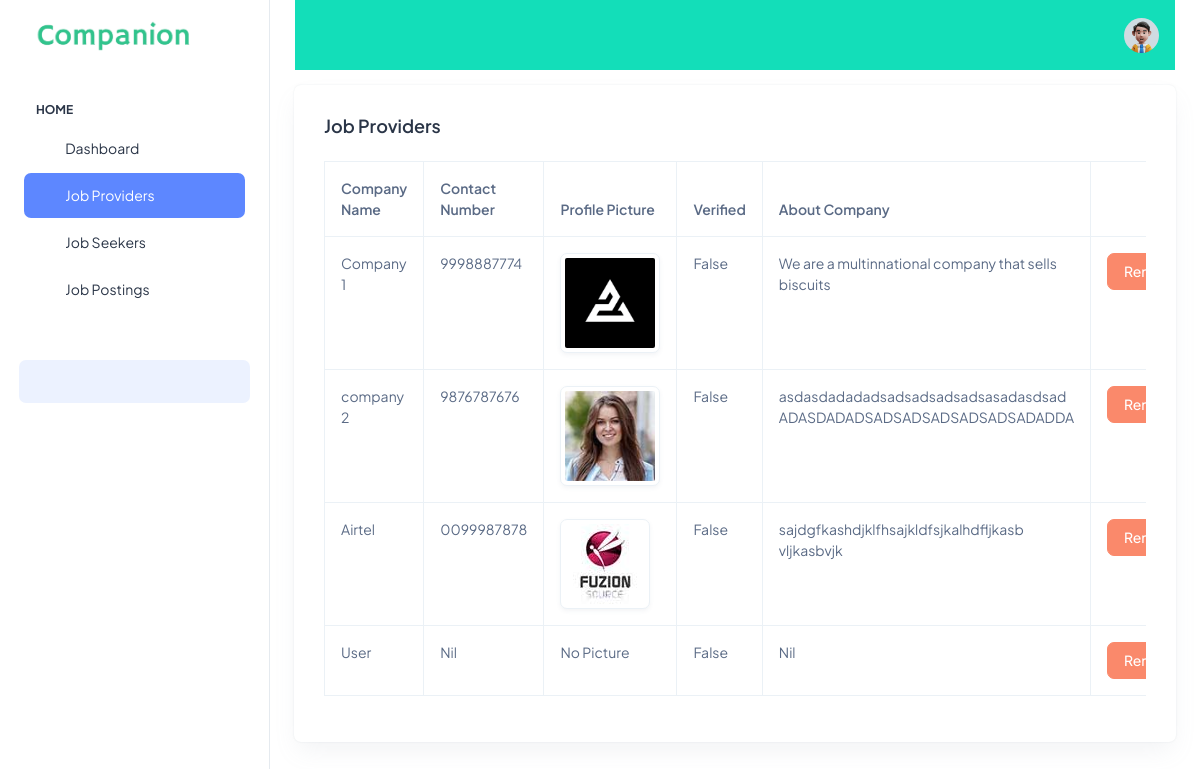
Page /job_providers on the committed database.
### companionapp/models.py (models this page shows, shortened)
class User(AbstractUser):
    is_admin = models.BooleanField(default=False, verbose_name='Is Admin')
    is_company = models.BooleanField(default=False, verbose_name='Is Job Provider')
    is_customer = models.BooleanField(default=False, verbose_name='Is Job Seeker')
    name = models.CharField(max_length=100, default='User')
    mobile_number = models.CharField(max_length=20, default='Nil')
    profile_picture = models.ImageField(upload_to='profile_pictures', blank=True, null=True)
    verified = models.BooleanField(default=False, verbose_name='Is Verified')
    aboutme = models.TextField(max_length=1000, default='Nil')
    resume_file = models.FileField(upload_to='resumes', blank=True, null=True)
    @property
    def imageURL(self):
        try:
            url = self.profile_picture.url
        except:
            url = ''
        return  url

### companionapp/views.py (the view)
# urls.py: path('job_providers', views.job_providers, name='job_providers'),
def job_providers(request):
    jobs = User.objects.filter(is_company=True)
    context= {'jobs':jobs}
    return render(request, 'admin123/job_providers.html', context)

### companionapp/templates/admin123/job_providers.html
{% extends 'admin123/base.html' %}
{% load static %}
{% block content %}
<div class="container-fluid">
    <div class="card">
        <div class="card-body">
            <h5 class="card-title fw-semibold mb-4">Job Providers</h5>
            <div class="table-responsive">
                <table class="table table-bordered">
                    <thead>
                        <tr>
                            <th>Company Name</th>
                            <th>Contact Number</th>
                            <th>Profile Picture</th>
                            <th>Verified</th>
                            <th>About Company</th>
                        </tr>
                    </thead>
                    <tbody>
                        {% for job in jobs %}
                        <tr>
                            <td>{{ job.name }}</td>
                            <td>{{ job.mobile_number }}</td>
                            <td>
                                {% if job.profile_picture %}
                                <img src="{{ job.imageURL }}" alt="{{ job.name }}" class="img-thumbnail" style="max-width: 100px;">
                                {% else %}
                                No Picture
                                {% endif %}
                            </td>
                            <td>{{ job.verified }}</td>
                            <td>{{ job.aboutme }}</td>
                            <td><a href="{% url 'remove_company' job.pk %}" class="btn btn-danger">Remove</a></td>
                        </tr>
                        {% endfor %}
                    </tbody>
                </table>
            </div>
        </div>
    </div>
</div>
{% endblock %}

### companionapp/templates/admin123/base.html (shortened to what this page needs)
<!doctype html>
{% load static %}
<html lang="en">
<head>
  <link rel="stylesheet" href="{% static 'assets/css/styles.min.css' %}" />
</head>
<body>
  <div class="page-wrapper" id="main-wrapper" data-layout="vertical" data-navbarbg="skin6" data-sidebartype="full"
    data-sidebar-position="fixed" data-header-position="fixed">
    <aside class="left-sidebar">
      <div>
        <div class="brand-logo d-flex align-items-center justify-content-between">
          <a href="{% url 'mainhome' %}" class="text-nowrap logo-img">
            <img src="{% static 'assets/images/logos/logo.png' %}" width="180" alt="" />
          </a>
        </div>
        <nav class="sidebar-nav scroll-sidebar" data-simplebar="">
          <ul id="sidebarnav">
            <li class="nav-small-cap">
              <span class="hide-menu">Home</span>
            </li>
            <li class="sidebar-item">
              <a class="sidebar-link" href="{% url 'mainhome' %}" aria-expanded="false">
                <span>
                  <i class="ti ti-layout-dashboard"></i>
                </span>
                <span class="hide-menu">Dashboard</span>
              </a>
            </li>
            <li class="sidebar-item">
              <a class="sidebar-link" href="{% url 'job_providers' %}" aria-expanded="false">
                <span>
                  <i class="ti ti-briefcase"></i>
                </span>
                <span class="hide-menu">Job Providers</span>
              </a>
            </li>
            <li class="sidebar-item">
              <a class="sidebar-link" href="{% url 'job_seekers' %}" aria-expanded="false">
                <span>
                  <i class="ti ti-file-certificate"></i>
                </span>
                <span class="hide-menu">Job Seekers</span>
              </a>
            </li>
            <li class="sidebar-item">
                <a class="sidebar-link" href="{% url 'job_postings' %}" aria-expanded="false">
                  <span>
                    <i class="ti ti-file-description"></i>
                  </span>
                  <span class="hide-menu">Job Postings</span>
                </a>
            </li>
          </ul>
          <div class="unlimited-access hide-menu bg-light-primary position-relative mb-7 mt-5 rounded">
          </div>
        </nav>
      </div>
    </aside>
    <div class="body-wrapper">
      <header class="app-header">
        <nav class="navbar navbar-expand-lg navbar-light bg-success">
          <ul class="navbar-nav">
            <li class="nav-item">
              <a class="nav-link nav-icon-hover" href="javascript:void(0)">
              </a>
            </li>
          </ul>
          <div class="navbar-collapse justify-content-end px-0" id="navbarNav">
            <ul class="navbar-nav flex-row ms-auto align-items-center justify-content-end">
              <li class="nav-item dropdown">
                <a class="nav-link nav-icon-hover" href="javascript:void(0)" id="drop2" data-bs-toggle="dropdown"
                  aria-expanded="false">
                  <img src="{% static 'assets/images/profile/user-1.jpg' %}" alt="" width="35" height="35" class="rounded-circle">
                </a>
              </li>
            </ul>
          </div>
        </nav>
      </header>
      {% block content %}
      {% endblock %}
    </div>
  </div>
</body>
</html>

### rows in the picture
User: name "Company 1", mobile_number "9998887774", imageURL (picture), verified "False", aboutme "We are a multinnational company that sells biscuits"
User: name "company 2", mobile_number "9876787676", imageURL (picture), verified "False", aboutme "asdasdadadadsadsadsadsadsasadasdsad ADASDADADSADSADSADSADSADSADADDA"
User: name "Airtel", mobile_number "0099987878", imageURL (picture), verified "False", aboutme "sajdgfkashdjklfhsajkldfsjkalhdfljkasb vljkasbvjk"
User: name "User", mobile_number "Nil", profile_picture "No Picture", verified "False", aboutme "Nil"
